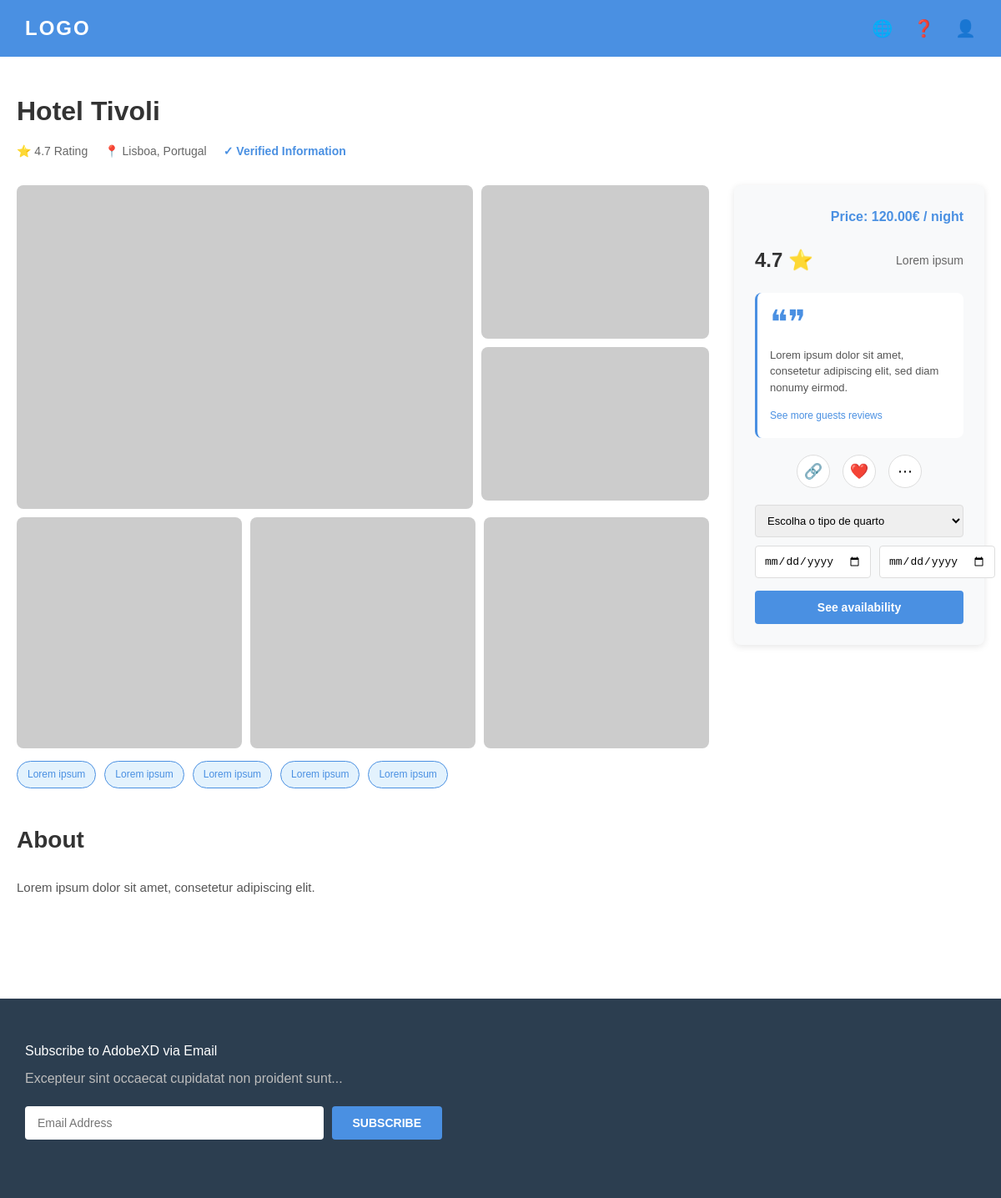
/hotelpage.php, run on the app's committed database.
### tables this page shows
CREATE TABLE hoteis (
        id INTEGER PRIMARY KEY AUTOINCREMENT,
        nome TEXT NOT NULL,
        localizacao TEXT NOT NULL,
        preco REAL NOT NULL,
        avaliacao REAL DEFAULT 0.0,
        vagas INTEGER NOT NULL DEFAULT 0
    );

### hotelpage.php (the view, shortened to what this page needs)
<!DOCTYPE html>
<?php
$db_path = __DIR__ . '/hotel.db';
$db = new SQLite3($db_path);
$db->enableExceptions(true);
$query = $db->query("SELECT * FROM hoteis");
$dados_hoteis = [];
while ($linha = $query->fetchArray(SQLITE3_ASSOC)) {
    $dados_hoteis[] = $linha;
}
$hotel_selecionado = null;
if (!$hotel_selecionado && count($dados_hoteis) > 0) {
    $hotel_selecionado = $dados_hoteis[0];
}
?>
<html lang="pt">
<head>
  <link rel="stylesheet" href="hotel-details.css">
</head>
<body>
  <header>
    <div class="logo">
      <a href="index.php" style="text-decoration: none; color: inherit;">LOGO</a>
    </div>
    <nav class="header-nav">
      <a href="#" class="icon-link" title="Language">🌐</a>
      <a href="#" class="icon-link" title="Help">❓</a>
      <a href="#" class="icon-link" title="Profile">👤</a>
    </nav>
  </header>
  <div class="main-container">
    <section class="hotel-header">
  <div class="hotel-info">
    <h1><?php echo htmlspecialchars($hotel_selecionado['nome']); ?></h1>
    <div class="hotel-meta">
      <span class="meta-item">⭐ <?php echo number_format($hotel_selecionado['avaliacao'], 1); ?> Rating</span>
      <span class="meta-item">📍 <?php echo htmlspecialchars($hotel_selecionado['localizacao']); ?></span>
      <span class="meta-item verified">✓ Verified Information</span>
    </div>
  </div>
</section>
    <section class="gallery-booking">
      <div class="gallery-container">
        <div class="gallery-grid">
          <div class="gallery-main">
            <img src="https://via.placeholder.com/600x400/E3F2FD/4A90E2?text=Main+Image" alt="Hotel Main">
          </div>
          <div class="gallery-secondary">
            <img src="https://via.placeholder.com/290x195/E3F2FD/4A90E2?text=Image+2" alt="Hotel 2">
            <img src="https://via.placeholder.com/290x195/E3F2FD/4A90E2?text=Image+3" alt="Hotel 3">
          </div>
          <div class="gallery-tertiary">
            <img src="https://via.placeholder.com/190x195/E3F2FD/4A90E2?text=Image+4" alt="Hotel 4">
            <img src="https://via.placeholder.com/190x195/E3F2FD/4A90E2?text=Image+5" alt="Hotel 5">
            <img src="https://via.placeholder.com/190x195/E3F2FD/4A90E2?text=Image+6" alt="Hotel 6">
          </div>
        </div>
        <div class="image-tags">
          <span class="tag">Lorem ipsum</span>
          <span class="tag">Lorem ipsum</span>
          <span class="tag">Lorem ipsum</span>
          <span class="tag">Lorem ipsum</span>
          <span class="tag">Lorem ipsum</span>
        </div>
      </div>
      <aside class="booking-sidebar">
        <div class="price-tag">Price: <?php echo number_format($hotel_selecionado['preco'], 2); ?>€ / night</div>
        <div class="rating-section">
          <div class="rating-number">4.7 ⭐</div>
          <div class="rating-label">Lorem ipsum</div>
        </div>
        <div class="quote-section">
          <div class="quote-icon">❝❞</div>
          <p class="quote-text">Lorem ipsum dolor sit amet, consetetur adipiscing elit, sed diam nonumy eirmod.</p>
          <a href="#" class="read-more">See more guests reviews</a>
        </div>
        <div class="action-icons">
          <button class="icon-btn" title="Share">🔗</button>
          <button class="icon-btn" title="Favorite">❤️</button>
          <button class="icon-btn" title="More">⋯</button>
        </div>
        <form action="scripts/verificar_disponibilidade.php" method="GET" class="booking-form" id="formTriagem">
  <select name="tipo_quarto" class="date-input" style="width:100%; margin-bottom:10px;" id="quartoSelect" required>
     <option value="" disabled selected>Escolha o tipo de quarto</option>
  </select>
  <div class="date-inputs">
    <input type="date" name="checkin" class="date-input" id="checkInInput" required>
    <input type="date" name="checkout" class="date-input" id="checkOutInput" required>
  </div>
  <button type="submit" class="btn-availability">See availability</button>
</form>
      </aside>
    </section>
    <section class="content-section">
      <h2>About</h2>
      <p>Lorem ipsum dolor sit amet, consetetur adipiscing elit.</p>
    </section>
  </div>
  <footer>
    <div class="footer-content">
      <div class="footer-left">
        <p>Subscribe to AdobeXD via Email</p>
        <p class="footer-subtitle">Excepteur sint occaecat cupidatat non proident sunt...</p>
        <form action="processa_newsletter.php" method="POST" class="newsletter-form">
          <input type="email" name="email_inserido" placeholder="Email Address" class="email-input" required>
          <button type="submit" class="btn-submit">Subscribe</button>
        </form>
      </div>
    </div>
  </footer>
</body>
</html>

### hotel-details.css (style rules this page uses)
* { margin: 0; padding: 0; box-sizing: border-box; }
body { font-family: Arial, Helvetica, sans-serif; background-color: #f5f5f5; color: #333; line-height: 1.6; }
header { background-color: #4A90E2; padding: 15px 30px; display: flex; justify-content: space-between; align-items: center; box-shadow: 0 2px 4px rgba(0,0,0,0.1); }
.logo { color: white; font-size: 24px; font-weight: bold; letter-spacing: 2px; }
.header-nav { display: flex; gap: 25px; }
.icon-link { color: white; font-size: 20px; text-decoration: none; transition: opacity 0.3s; }
.main-container { max-width: 1200px; margin: 0 auto; padding: 40px 20px; background-color: white; }
.hotel-header { margin-bottom: 30px; }
.hotel-info h1 { font-size: 32px; color: #333; margin-bottom: 10px; }
.hotel-meta { display: flex; gap: 20px; flex-wrap: wrap; }
.meta-item { color: #666; font-size: 14px; }
.meta-item.verified { color: #4A90E2; font-weight: 600; }
.gallery-booking { display: flex; gap: 30px; margin-bottom: 40px; }
.gallery-container { flex: 1; }
.gallery-grid { display: grid; grid-template-columns: 2fr 1fr; gap: 10px; margin-bottom: 15px; }
.gallery-main { grid-row: span 2; }
.gallery-main img { width: 100%; height: 100%; object-fit: cover; border-radius: 8px; }
.gallery-secondary, .gallery-tertiary { display: grid; gap: 10px; }
.gallery-secondary { grid-template-rows: 1fr 1fr; }
.gallery-tertiary { grid-template-columns: repeat(3, 1fr); grid-column: span 2; }
.gallery-secondary img, .gallery-tertiary img { width: 100%; height: 100%; object-fit: cover; border-radius: 8px; }
.image-tags { display: flex; gap: 10px; flex-wrap: wrap; }
.tag { background-color: #E3F2FD; color: #4A90E2; padding: 6px 12px; border-radius: 20px; font-size: 12px; border: 1px solid #4A90E2; }
.booking-sidebar { width: 300px; background-color: #f8f9fa; padding: 25px; border-radius: 8px; box-shadow: 0 2px 8px rgba(0,0,0,0.1); align-self: flex-start; position: sticky; top: 20px; }
.price-tag { text-align: right; color: #4A90E2; font-weight: bold; font-size: 16px; margin-bottom: 20px; }
.rating-section { display: flex; justify-content: space-between; align-items: center; margin-bottom: 20px; }
.rating-number { font-size: 24px; font-weight: bold; color: #333; }
.rating-label { color: #666; font-size: 14px; }
.quote-section { background-color: white; padding: 15px; border-radius: 8px; margin-bottom: 20px; border-left: 3px solid #4A90E2; }
.quote-icon { font-size: 40px; color: #4A90E2; line-height: 1; margin-bottom: 10px; }
.quote-text { font-size: 13px; color: #555; margin-bottom: 10px; line-height: 1.5; }
.read-more { color: #4A90E2; font-size: 12px; text-decoration: none; }
.action-icons { display: flex; justify-content: center; gap: 15px; margin-bottom: 20px; }
.icon-btn { background-color: white; border: 1px solid #ddd; border-radius: 50%; width: 40px; height: 40px; font-size: 18px; cursor: pointer; transition: all 0.3s; }
.booking-form { margin-top: 20px; }
.date-inputs { display: grid; grid-template-columns: 1fr 1fr; gap: 10px; margin-bottom: 15px; }
.date-input { padding: 10px; border: 1px solid #ddd; border-radius: 4px; font-size: 13px; }
.btn-availability { width: 100%; background-color: #4A90E2; color: white; border: none; padding: 12px; border-radius: 4px; font-size: 14px; font-weight: bold; cursor: pointer; transition: background-color 0.3s; }
.content-section { margin-bottom: 50px; padding-bottom: 30px; border-bottom: 1px solid #e0e0e0; }
.content-section:last-of-type { border-bottom: none; }
.content-section h2 { font-size: 28px; color: #333; margin-bottom: 20px; }
.content-section p { color: #555; line-height: 1.8; font-size: 15px; }
footer { background-color: #2c3e50; color: white; padding: 50px 30px 30px; }
.footer-content { max-width: 1200px; margin: 0 auto; display: flex; justify-content: space-between; margin-bottom: 40px; }
.footer-left { flex: 1; }
.footer-left p { margin-bottom: 8px; font-size: 16px; }
.footer-subtitle { color: #bbb; font-size: 14px; }
.newsletter-form { display: flex; gap: 10px; margin-top: 20px; max-width: 500px; }
.email-input { flex: 1; padding: 12px 15px; border: none; border-radius: 4px; font-size: 14px; }
.btn-submit { background-color: #4A90E2; color: white; border: none; padding: 12px 25px; border-radius: 4px; cursor: pointer; font-size: 14px; text-transform: uppercase; font-weight: bold; transition: background-color 0.3s; }

### data on the page
hoteis: nome "Hotel Tivoli", avaliacao "4.7", localizacao "Lisboa, Portugal", preco "120.00"
